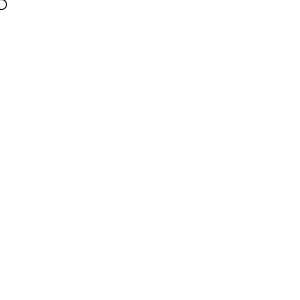
Frame 1 (no input)
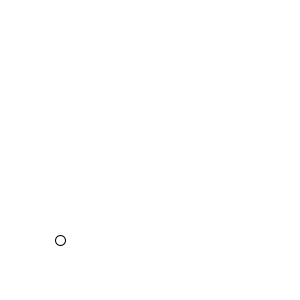
Frame 60 (the mouse pressed at the canvas centre just before this capture)
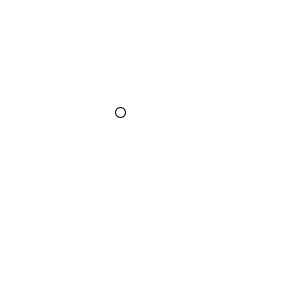
Frame 120 (the mouse held since frame 60 and released just before this capture)

The Processing sketch that drew these frames (run headless with seeded random() and noise(); from frame 60 on, the mouse is pressed at the canvas centre):

// Processing sketch: physics01_bounds
// ── physics01_bounds.pde
//global
//declare variables
int x, y; 
int xspeed, yspeed;
int r;
int halfW, halfH;

void setup() {
  size(300, 300);
  background(255);
  frameRate(200);

  //init variables
  //x=y=0;
  halfW = width/2;//width*0.5;
  halfH = height/2;
  x=0;
  y=0;
  xspeed = 1;
  yspeed = 4;
  r = 10;
}


void draw() {
  background(255);
  x +=xspeed;
  y +=yspeed;
  ellipse(x,y, r, r);
  if (x>width-(r/2) || x<0) {
    xspeed *=-1;
  }
  
  if(y>height-(r/2) || y<0){
   yspeed *=-1; 
  }
}
